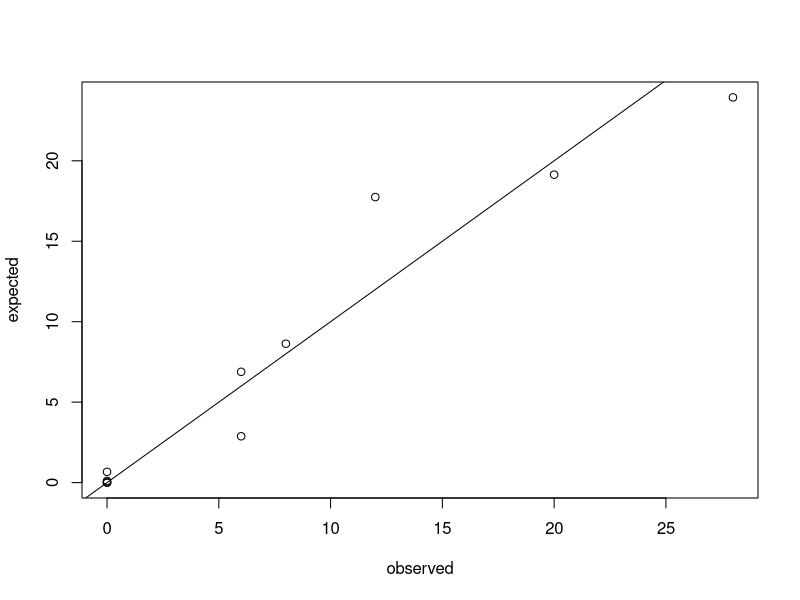
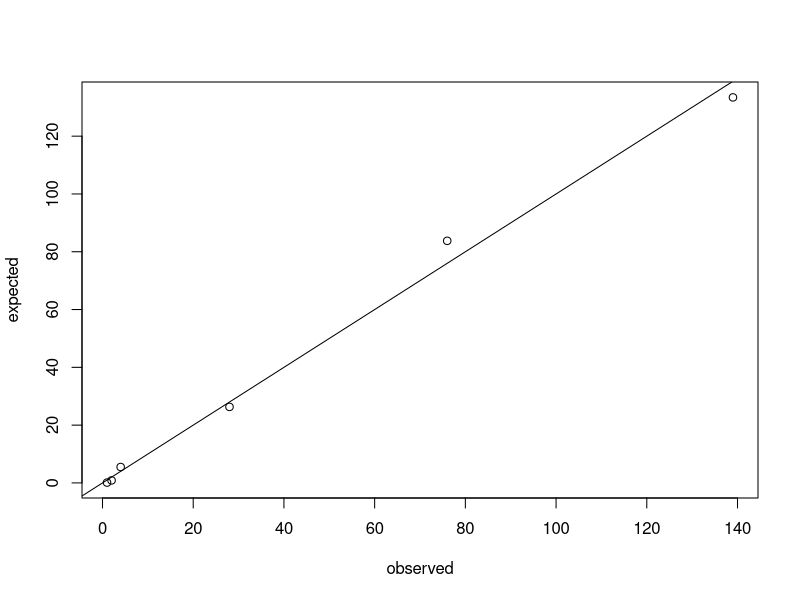
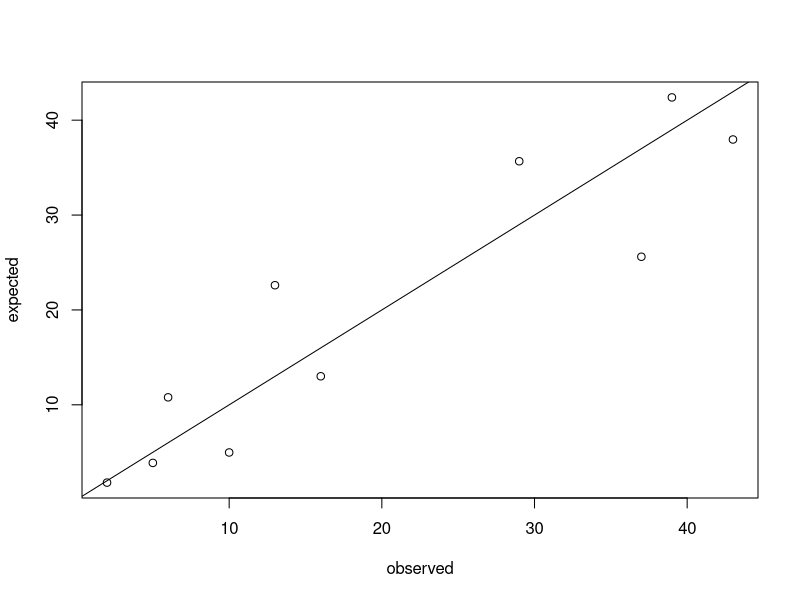

These charts were generated, in order, by the following R code:
# question 1
rm(list = ls())
x = c(0:10) #class limits
f = c(6, 20, 28, 12, 8, 6, 0, 0, 0, 0, 0) #frequency
n = max(x);
#maximum value of the range
N = sum(f) #total number of observations
s.mean = sum(f * x) / N #sample mean
p = s.mean / n;
#probability of success
p
Ef = N * dbinom(x, n, p) #expected frequency
A = data.frame(x, f, Ef) #data frame
A;
plot(f, Ef, xlab = "observed", ylab = "expected", type = "p") #plot
abline(0, 1) #plotting the line y = x
x1 = x[1:5];
#class limits of the first 5 classes
x1
f1 = c(f[1:4], sum(f[5:11]));
#frequency of the first 5 classes
f1
ef1 = c(Ef[1:4], sum(Ef[5:11])) #expected frequency of the first 5 classes
oes = (f1 - ef1) ^ 2 #observed minus expected squared
oee = oes / ef1 #observed minus expected squared divided by expected
cch = sum(oee);
#chi square value
cch
tcn = qchisq(1 - 0.05, length(oee) - 1 - 1) #critical chi square value
tcn

#question 2
rm(list = ls())
x = c(0:5) #class limits
f = c(139, 76, 28, 4, 2, 1) #frequency
n = length(x);
#maximum value of the range
N = sum(f) #total number of observations
s.mean = sum(f * x) / N #sample mean
p = s.mean;
#probability of success
p
Ef = N * dpois(x, p) #expected frequency
A = data.frame(x, f, Ef) #data frame
A;
plot(f, Ef, xlab = "observed", ylab = "expected", type = "p") #plot
abline(0, 1) #plotting the line y = x
x1 = x[1:3];
#class limits of the first 3 classes
x1
f1 = c(f[1:2], sum(f[3:5]));
#frequency of the first 3 classes
f1
ef1 = c(Ef[1:2], sum(Ef[3:5])) #expected frequency of the first 3 classes
oes = (f1 - ef1) ^ 2 #observed minus expected squared
oee = oes / ef1 #observed minus expected squared divided by expected
cch = sum(oee);
#chi square value
cch
tcn = qchisq(1 - 0.05, length(oee) - 1 - 1) #critical chi square value
tcn
if (tcn > cch) {
  #comparing the chi square values
  g = c("Hypothesis is correct")
}
if (cch > tcn) {
  g = c("Hypothesis is incorrect")
}
g

x = c(0:3) #class limits
f = c(f[1:3], sum(f[4:6])) #frequency of the first 3 classes
ef1 = c(ef1[1:3], sum(ef1[4:6])) #expected frequency of the first 3 classes

#question 3
rm(list = ls())
x = c("13.20 - 20.90", "20.90 - 28.60", "28.60 - 36.30", "36.30 - 44.00", "44.00 - 51.70", "51.70 - 59.40", "59.40 - 67.10", "67.10 - 74.80", "74.80 - 82.50", "82.50 - 90.20")
x #class limits
ci = c((13.20 + 20.90) / 2, (20.90 + 28.60) / 2, (28.60 + 36.30) / 2, (36.30 + 44.00) / 2, (44.00 + 51.70) / 2, (51.70 + 59.40) / 2, (59.40 + 67.10) / 2, (67.10 + 74.80) / 2, (74.80 + 82.50) / 2, (82.50 + 90.20) / 2)
ci #class interval
f = c(2, 10, 16, 37, 43, 39, 29, 13, 6, 5)
N = sum(f) #total number of observations
n = max(ci) #maximum value of the range
s.mean = sum(f * ci) / N #sample mean
s.var = sum(f * (ci - s.mean) ^ 2) / (N - 1) #sample variance
Px = c() #probability of each class
Px[1] = pnorm(ci[1], s.mean, sqrt(s.var)) #probability of the first class
Px[2:length(ci)] = pnorm(ci[2:length(ci)], s.mean, sqrt(s.var)) - pnorm(ci[1:(length(ci) - 1)], s.mean, sqrt(s.var)) #probability of the remaining classes
ef = N * Px #expected frequency
ef
A = data.frame(x, ci, f, ef) #data frame
A;
plot(f, ef, xlab = "observed", ylab = "expected", type = "p") #plot
abline(0, 1) #plotting the line y = x
ci1 = ci[2:9];
#class interval of the first 9 classes
x1 = x[2:9];
#class limits of the first 9 classes
f1 = c(sum(f[1:2]), f[3:8], sum(f[9:10]));
#frequency of the first 9 classes
ef1 = c(sum(ef[1:2]), ef[3:8], sum(ef[9:10]));
#expected frequency of the first 9 classes
oes = ((f1 - ef1) ^ 2) / ef1 #observed minus expected squared divided by expected
cch = sum(oes);
qch = qchisq(1 - 0.05, length(oes) - 1 - 2) #critical chi square value
cch
qch
if (qch > cch) {
  #comparing the chi square values
  g = c("Hypothesis is correct")
  print(g)
}
if (cch > qch) {
  g = c("Hypothesis is incorrect")
  print(g)
}
g

